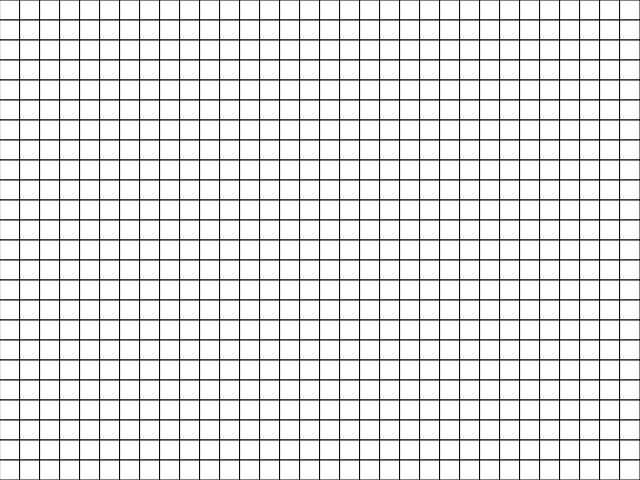
Frame 1 (no input)
Frame 60 (no input): identical to frame 1, image omitted
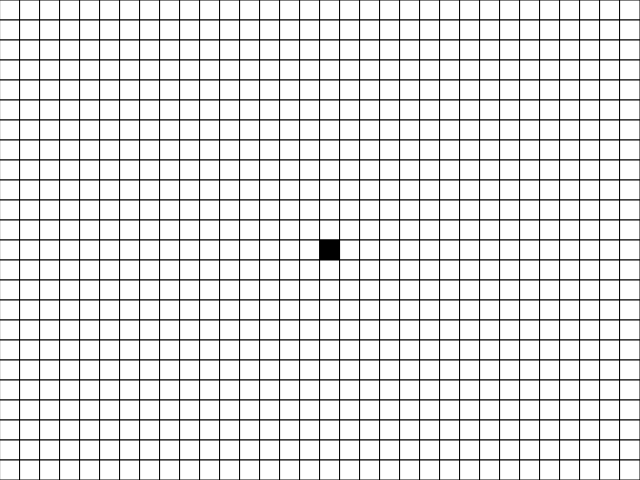
Frame 120 (the mouse pressed at the canvas centre since frame 60)

The p5.js sketch that drew these frames (run headless with seeded random() and noise() and a simulated clock; from frame 60 on, the mouse is pressed at the canvas centre):

// p5.js sketch
// ── sketch.js
var board, specialCases;
var LIVING = 1;
var DEAD = 0;

var boardWidth = 640;
var boardHeight = 480;
var cellSize = 20;

var cols = Math.floor(boardWidth / cellSize);
var rows = Math.floor(boardHeight / cellSize);

var speed = 1;


function setup() {
    createCanvas(boardWidth, boardHeight);

    setupBoard();
    setupStartBtn();
    setupSpecialCases();

    smooth();
}

function setupBoard() {
    board = [];
    for (let row = 0; row < rows; row++) {
        board[row] = [];
        for (let col = 0; col < cols; col++) {
            board[row][col] = 0;
        }
    }
}

function setupStartBtn() {
    const btnStart = createButton("Start");
    btnStart.position(0, 500);
    btnStart.mousePressed(onStart);
}

function setupSpecialCases() {
    specialCases = [
        {
            name: 'block',
            map: compileMap('0000\n0110\n0110\n0000'),
            color: color(100, 20, 30)
        },
        {
            name: 'glider',
            map: compileMap('00000\n01000\n00110\n01100\n00000'),
            color: color(40, 80, 20)
        }
    ]
}

function compileMap(mapString) {
    let map = {
        regex: mapString.split('\n'),
    };
    map.rows = mapString.match(/\n/g).length + 1;
    map.cols = map.regex[0].length;
    map.regex = map.regex.map(regexString => new RegExp(regexString));
    return map;
}

function mousePressed() {
    const col = parseInt(mouseX / 20);
    const row = parseInt(mouseY / 20);
    seeding(row, col);
}

function seeding(row, col) {
    if (board[row][col] === DEAD) {
        board[row][col] = LIVING
    } else {
        board[row][col] = DEAD
    }
}

function onStart() {
    board = getBoardNextState();
    changeSpecialState();
}

function draw() {
    display();
}

// ── classes.js
class Cell {
    constructor(row, col) {
        this.col = col % cols;
        this.row = row % rows;
        this.state = board[this.col][this.row]
    }

    static from(cell) {
        return new Cell(cell.row, cell.col)
    }
}
// ── core.js
function getBoardNextState() {
    let newBoard = [];
    for (let row = 0; row < rows; row++) {
        newBoard[row] = [];
        for (let col = 0; col < cols; col++) {
            const currentCellState = board[row][col];
            const numberOfSurroundCell = getNumberOfSurroundCell(row, col);
            newBoard[row][col] = getCellNextState(currentCellState, numberOfSurroundCell);
        }
    }
    return newBoard;
}


function getNumberOfSurroundCell(row, col) {
    let numberOfSurround = 0;
    const checkList = [-1, 0, 1];
    for (let i of checkList) {
        for (let j of checkList) {
            const cell = getState(row + j, col + i);
            if (cell > DEAD)
                numberOfSurround += 1;
        }
    }
    if (getState(row, col) > DEAD) {
        numberOfSurround -= 1;
    }
    return numberOfSurround;
}

function getState(row, col) {
    row = (row + rows) % rows;
    col = (col + cols) % cols;
    return board[row][col]
}

function getCellNextState(currentState, numberOfSurround) {
    const isDead = currentState === DEAD;

    const reproduction = numberOfSurround === 3;
    const overpopulation = numberOfSurround > 3;
    const underpopulation = numberOfSurround < 2;

    if (isDead && reproduction) {
        return LIVING;
    }
    if (!isDead && (overpopulation || underpopulation)) {
        return DEAD;
    }
    if (currentState > DEAD) {
        return LIVING;
    }
    return DEAD;
}


function changeSpecialState() {
    for (let i = 0; i < specialCases.length; i++) {
        for (let row = 0; row < rows; row++) {
            for (let col = 0; col < cols; col++) {
                changeMatchedState(row, col, i);
            }
        }
    }
}

function changeMatchedState(row, col, caseIndex) {
    const matchCase = specialCases[caseIndex];
    const matchList = getMatchList(row, col, matchCase.map);
    if (matchList !== []) {
        for (const match of matchList) {
            board[match.row][match.col] = caseIndex + 2;
        }
    }
}

function getMatchList(startRow, startCol, map) {
    let living = [];
    for (let i = 0; i < map.rows; i++) {
        let rowString = '';
        let rowRegex = map.regex[i];
        for (let j = 0; j < map.cols; j++) {
            const row = (startRow + rows + i) % rows;
            const col = (startCol + cols + j) % cols;
            const state = board[row][col];
            rowString += state;

            if (state === LIVING) {
                living.push({row: row, col: col})
            }
        }
        if (rowString.match(rowRegex)) {
            continue;
        }
        return [];
    }
    return living;
}

function compileMap(mapString) {
    let map = {
        regex: mapString.split('\n'),
    };
    map.rows = mapString.match(/\n/g).length + 1;
    map.cols = map.regex[0].length;
    map.regex = map.regex.map(regexString => new RegExp(regexString));
    return map;
}

// ── drawer.js
function display(liveCellColor) {
    for (let row = 0; row < rows; row++) {
        for (let col = 0; col < cols; col++) {
            const cell = board[row][col];
            coloring(liveCellColor || color(0, 0, 0), cell === LIVING);
            rect(col * cellSize, row * cellSize, cellSize, cellSize)
        }
    }
}

function displayOneBlock(row, col, blockColor) {
    coloring(blockColor || color(0, 0, 0), true);
    rect(col * cellSize, row * cellSize, cellSize, cellSize)
}

function coloring(color, condition) {
    if (condition) {
        fill(color)
    } else {
        fill(255, 255, 255)
    }
}

function changeSpecialState() {
    for (let i = 0; i < specialCases.length; i++) {
        for (let row = 0; row < rows; row++) {
            for (let col = 0; col < cols; col++) {
                changeMatchedState(row, col, i)
            }
        }
    }
}

function changeMatchedState(row, col, caseIndex) {
    const matchCase = specialCases[caseIndex];
    const matchList = getMatchList(row, col, matchCase.map);
    if (matchList !== []) {
        for (const match of matchList) {
            board[match.row][match.col] = caseIndex + 2;
        }
    }
}

function getMatchList(startRow, startCol, map) {
    let living = [];
    for (let i = 0; i < map.rows; i++) {
        let rowString = '';
        let rowRegex = map.regex[i];
        for (let j = 0; j < map.cols; j++) {
            const row = (startRow + rows + i) % rows;
            const col = (startCol + cols + j) % cols;
            const state = board[row][col];
            rowString += state;

            if (state === LIVING) {
                living.push({row: row, col: col})
            }
        }
        if (rowString.match(rowRegex)) {
            continue;
        }
        return [];
    }
    return living;
}
